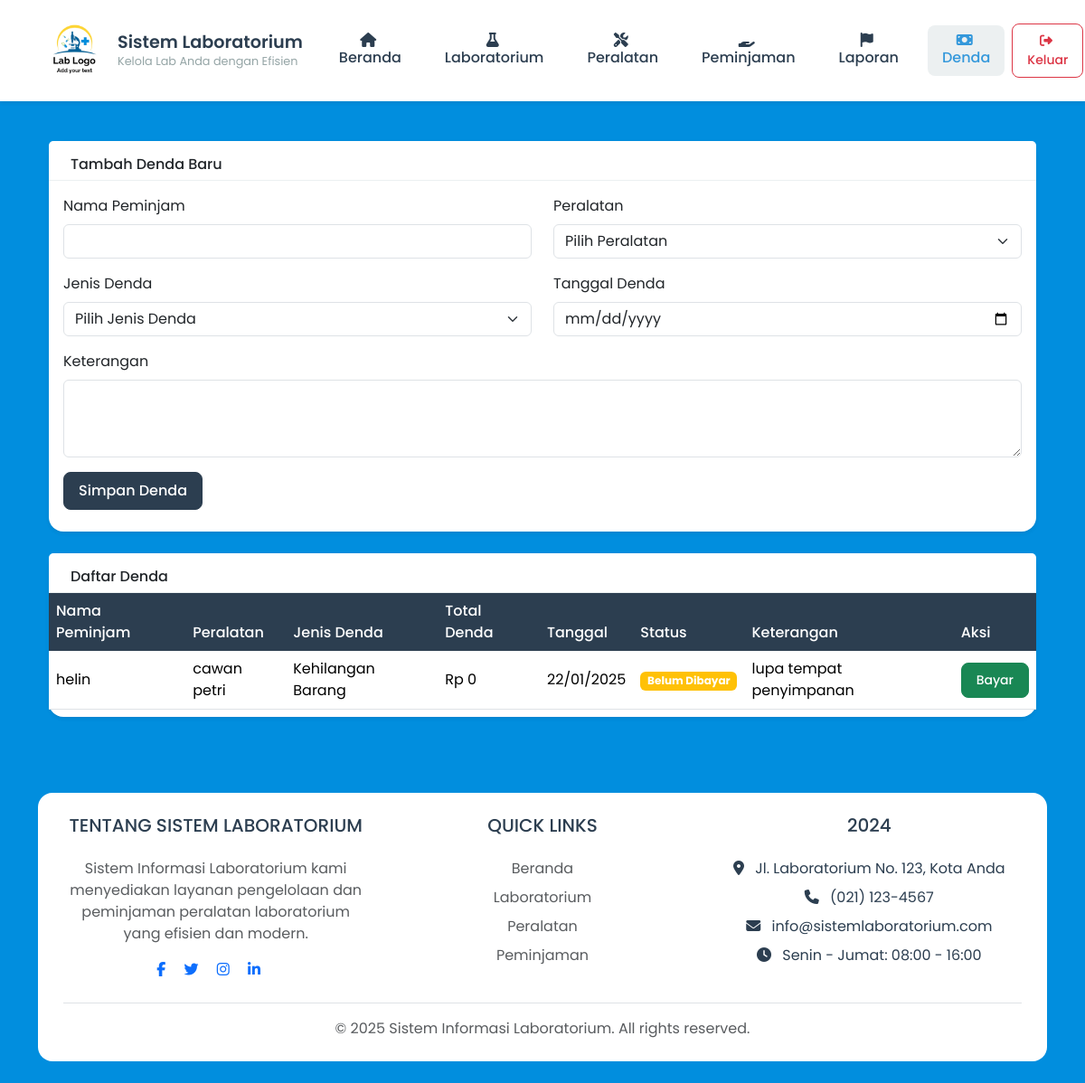
Page /denda.php (signed in) on the committed database.
### tables this page shows
CREATE TABLE IF NOT EXISTS `denda` (
  `DendaID` int NOT NULL AUTO_INCREMENT,
  `PeminjamanID` int DEFAULT NULL,
  `JenisDendaID` int DEFAULT NULL,
  `TotalDenda` decimal(10,2) NOT NULL DEFAULT '0.00',
  `TanggalDenda` date NOT NULL,
  `StatusPembayaran` enum('Belum Dibayar','Lunas') NOT NULL DEFAULT 'Belum Dibayar',
  `TanggalPembayaran` date DEFAULT NULL,
  `Keterangan` text,
  `CreatedAt` timestamp NOT NULL DEFAULT CURRENT_TIMESTAMP,
  PRIMARY KEY (`DendaID`),
  KEY `JenisDendaID` (`JenisDendaID`),
  KEY `denda_ibfk_1` (`PeminjamanID`),
  CONSTRAINT `denda_ibfk_1` FOREIGN KEY (`PeminjamanID`) REFERENCES `peminjaman` (`PeminjamanID`) ON DELETE SET NULL ON UPDATE CASCADE,
  CONSTRAINT `denda_ibfk_2` FOREIGN KEY (`JenisDendaID`) REFERENCES `jenisdenda` (`DendaID`) ON DELETE SET NULL ON UPDATE CASCADE
);

CREATE TABLE IF NOT EXISTS `peminjaman` (
  `PeminjamanID` int NOT NULL AUTO_INCREMENT,
  `PeralatanID` int DEFAULT NULL,
  `NamaPeminjam` varchar(100) NOT NULL,
  `JabatanPeminjam` enum('Mahasiswa','Dosen','Staff Lab','Satpam') NOT NULL,
  `TanggalPinjam` date NOT NULL,
  `TanggalKembali` date DEFAULT NULL,
  `Status` enum('Dipinjam','Dikembalikan','Terlambat') DEFAULT 'Dipinjam',
  `Catatan` text,
  `CreatedAt` timestamp NOT NULL DEFAULT CURRENT_TIMESTAMP,
  PRIMARY KEY (`PeminjamanID`),
  KEY `PeralatanID` (`PeralatanID`),
  CONSTRAINT `peminjaman_ibfk_1` FOREIGN KEY (`PeralatanID`) REFERENCES `peralatan` (`PeralatanID`) ON DELETE SET NULL ON UPDATE CASCADE
);

CREATE TABLE IF NOT EXISTS `peralatan` (
  `PeralatanID` int NOT NULL AUTO_INCREMENT,
  `NamaPeralatan` varchar(100) NOT NULL,
  `Gambar` varchar(255) DEFAULT NULL,
  `LabID` int DEFAULT NULL,
  `Kondisi` enum('Baik','Rusak','Perbaikan') DEFAULT 'Baik',
  `TanggalPembelian` date DEFAULT NULL,
  `HargaBarang` decimal(10,2) NOT NULL DEFAULT '0.00',
  PRIMARY KEY (`PeralatanID`),
  KEY `LabID` (`LabID`),
  CONSTRAINT `peralatan_ibfk_1` FOREIGN KEY (`LabID`) REFERENCES `laboratorium` (`LabID`) ON DELETE SET NULL ON UPDATE CASCADE
);

CREATE TABLE IF NOT EXISTS `jenisdenda` (
  `DendaID` int NOT NULL AUTO_INCREMENT,
  `NamaDenda` varchar(100) NOT NULL,
  `BiayaDenda` decimal(10,2) NOT NULL,
  `Keterangan` text,
  `CreatedAt` timestamp NOT NULL DEFAULT CURRENT_TIMESTAMP,
  PRIMARY KEY (`DendaID`)
);

### denda.php (the view, shortened to what this page needs)
<?php
require_once 'config/database.php';
include 'includes/header.php';
$stmt = $pdo->query("
   SELECT d.*, j.NamaDenda, j.BiayaDenda, p.NamaPeminjam, pr.NamaPeralatan, pr.HargaBarang
FROM Denda d
LEFT JOIN JenisDenda j ON d.JenisDendaID = j.DendaID
LEFT JOIN Peminjaman p ON d.PeminjamanID = p.PeminjamanID
LEFT JOIN Peralatan pr ON p.PeralatanID = pr.PeralatanID
ORDER BY d.TanggalDenda DESC
");
$denda_list = $stmt->fetchAll();
?>
<div class="container-fluid py-4">
    <div class="row">
        <div class="col-12">
            <div class="card mb-4">
                <div class="card-header pb-0">
                    <h6>Tambah Denda Baru</h6>
                </div>
                <div class="card-body px-0 pt-0 pb-2">
                    <form action="" method="POST" class="p-3">
                        <div class="row">
                            <div class="col-md-6">
                                <div class="mb-3">
                                    <label for="nama_peminjam" class="form-label">Nama Peminjam</label>
                                    <input type="text" class="form-control" id="nama_peminjam" name="nama_peminjam" required>
                                </div>
                            </div>
                            <div class="col-md-6">
                                <div class="mb-3">
                                    <label for="peralatan_id" class="form-label">Peralatan</label>
                                    <select class="form-select" id="peralatan_id" name="peralatan_id" required>
                                        <option value="">Pilih Peralatan</option>
                                    </select>
                                </div>
                            </div>
                        </div>
                        <div class="row">
                            <div class="col-md-6">
                                <div class="mb-3">
                                    <label for="jenis_denda_id" class="form-label">Jenis Denda</label>
                                    <select class="form-select" id="jenis_denda_id" name="jenis_denda_id" required onchange="toggleTanggalKembali()">
                                        <option value="">Pilih Jenis Denda</option>
                                    </select>
                                </div>
                            </div>
                            <div class="col-md-6">
                                <div class="mb-3">
                                    <label for="tanggal_denda" class="form-label">Tanggal Denda</label>
                                    <input type="date" class="form-control" id="tanggal_denda" name="tanggal_denda" required>
                                </div>
                            </div>
                        </div>
                        <div class="row">
                            <div class="col-12">
                                <div class="mb-3">
                                    <label for="keterangan" class="form-label">Keterangan</label>
                                    <textarea class="form-control" id="keterangan" name="keterangan" rows="3"></textarea>
                                </div>
                            </div>
                        </div>
                        <div class="row">
                            <div class="col-12">
                                <button type="submit" class="btn btn-primary">Simpan Denda</button>
                            </div>
                        </div>
                    </form>
                </div>
            </div>
            <div class="card">
                <div class="card-header pb-0">
                    <h6>Daftar Denda</h6>
                </div>
                <div class="card-body px-0 pt-0 pb-2">
                    <div class="table-responsive p-0">
                        <table class="table align-items-center mb-0">
                            <thead>
                                <tr>
                                    <th>Nama Peminjam</th>
                                    <th>Peralatan</th>
                                    <th>Jenis Denda</th>
                                    <th>Total Denda</th>
                                    <th>Tanggal</th>
                                    <th>Status</th>
                                    <th>Keterangan</th>
                                    <th>Aksi</th>
                                </tr>
                            </thead>
                            <tbody>
                                <?php foreach ($denda_list as $denda): ?>
                                <tr>
                                    <td><?= htmlspecialchars($denda['NamaPeminjam']) ?></td>
                                    <td><?= htmlspecialchars($denda['NamaPeralatan']) ?></td>
                                    <td><?= htmlspecialchars($denda['NamaDenda']) ?></td>
                                    <td>Rp <?= number_format($denda['TotalDenda'], 0, ',', '.') ?></td>
                                    <td><?= date('d/m/Y', strtotime($denda['TanggalDenda'])) ?></td>
                                    <td>
                                        <span class="badge <?= $denda['StatusPembayaran'] == 'Lunas' ? 'bg-success' : 'bg-warning' ?>">
                                            <?= $denda['StatusPembayaran'] ?>
                                        </span>
                                    </td>
                                    <td><?= htmlspecialchars($denda['Keterangan']) ?></td>
                                    <td>
                                        <button type="button" class="btn btn-sm <?= $denda['StatusPembayaran'] == 'Lunas' ? 'btn-secondary' : 'btn-success' ?>"
                                                onclick="updatePaymentStatus(<?= $denda['DendaID'] ?>, '<?= $denda['StatusPembayaran'] ?>')"
                                                <?= $denda['StatusPembayaran'] == 'Lunas' ? 'disabled' : '' ?>>
                                            <?= $denda['StatusPembayaran'] == 'Lunas' ? 'Sudah Lunas' : 'Bayar' ?>
                                        </button>
                                    </td>
                                </tr>
                                <?php endforeach; ?>
                            </tbody>
                        </table>
                    </div>
                </div>
            </div>
        </div>
    </div>
</div>
<?php include 'includes/footer.php'; ?>

### assets/css/style.css (style rules this page uses)
:root { --primary: #2c3e50; --secondary: #3498db; --accent: #1abc9c; --warning: #f1c40f; --danger: #e74c3c; --success: #2ecc71; --dark: #2c3e50; --gray: #95a5a6; --light: #ecf0f1; --white: #ffffff; }
body { font-family: 'Poppins', sans-serif; background-color: #018EDE; background-image: url(assets\images\bg.jpg); }
.card { border: none; border-radius: 1rem; box-shadow: 0 0.125rem 0.25rem rgba(0, 0, 0, 0.075); transition: all 0.3s ease; }
.card-header { background-color: var(--white); border-bottom: 1px solid var(--light); padding: 1rem 1.5rem; }
.table { margin-bottom: 0; }
.table thead th { background-color: var(--primary); color: var(--white); font-weight: 500; border: none; }
.table td { vertical-align: middle; }
.btn { padding: 0.5rem 1rem; border-radius: 0.5rem; font-weight: 500; transition: all 0.3s ease; }
.btn-primary { background-color: var(--primary); border-color: var(--primary); }

### rows in the picture
denda: PeminjamanID.NamaPeminjam "helin", peralatan.NamaPeralatan "cawan petri", JenisDendaID.NamaDenda "Kehilangan Barang", TotalDenda "0", TanggalDenda "22/01/2025", StatusPembayaran "Belum Dibayar", Keterangan "lupa tempat penyimpanan", shows "Bayar"
